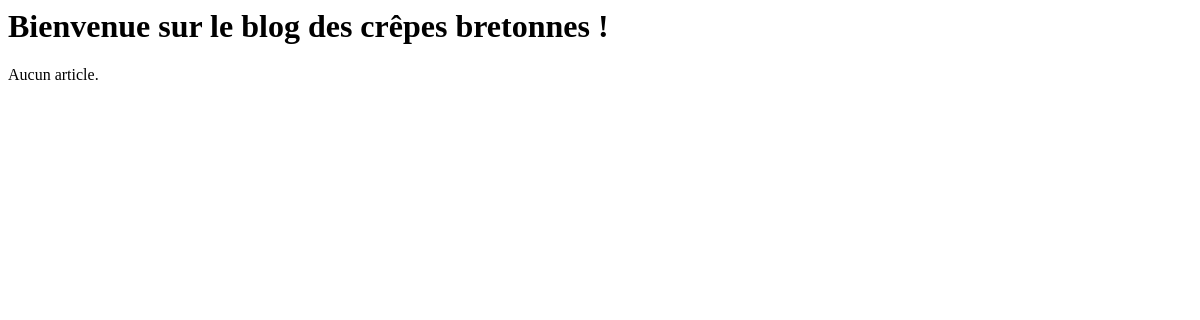
/blog/, run on an earlier commit of the app's database.
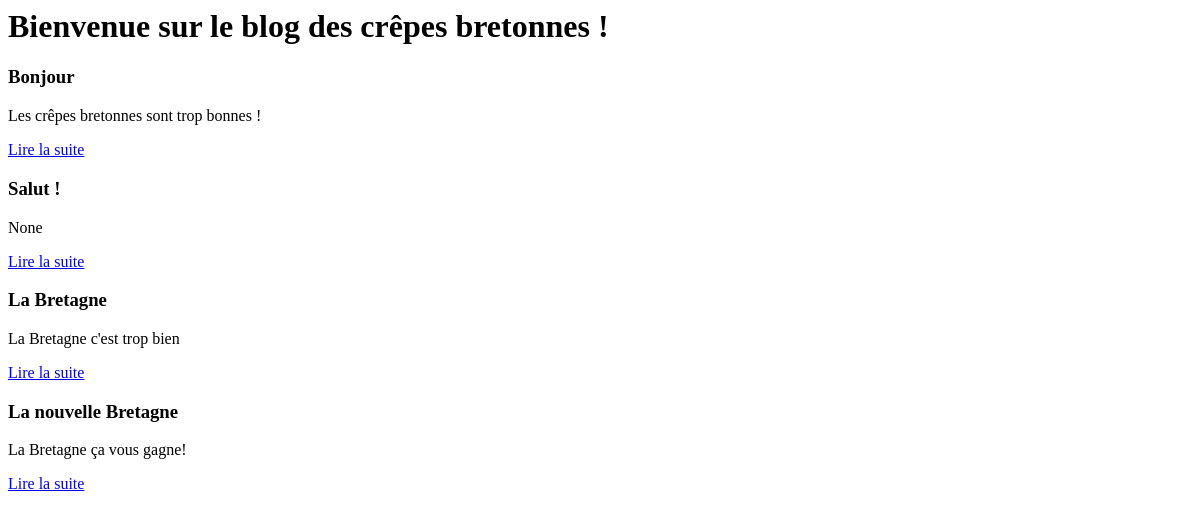
And on a later commit of the database.
### blog/models.py (models this page shows, shortened)
class Article(models.Model):
    titre = models.CharField(max_length=100)
    auteur = models.CharField(max_length=42)
    contenu = models.TextField(null=True)
    date = models.DateTimeField(auto_now_add=True, auto_now=False,
                                verbose_name="Date de parution")
    categorie = models.ForeignKey('Categorie')

### blog/views.py (the view)
def accueil(request):
    articles = Article.objects.all() # Nous sélectionnons tous nos articles
    return render(request, 'blog/accueil.html', {'derniers_articles': articles})

### blog/templates/blog/accueil.html
<h1>Bienvenue sur le blog des crêpes bretonnes !</h1>
{% for article in derniers_articles %}
    <div class="article">
    	<h3>{{ article.titre }}</h3>
    	<p>{{ article.contenu|truncatewords_html:80 }}</p>
        <p><a href="{% url 'lire' article.id %}">Lire la suite</a>
    </div>
{% empty %}
    <p>Aucun article.</p>
{% endfor %}

What changed in the data, as far as the page shows it:
added Article: titre "Bonjour", contenu "Les crêpes bretonnes sont trop bonnes !"
added Article: titre "Salut !", contenu "None"
added Article: titre "La Bretagne", contenu "La Bretagne c'est trop bien"
added Article: titre "La nouvelle Bretagne", contenu "La Bretagne ça vous gagne!"
Also different on the page:
text no longer shown: "Aucun article."
